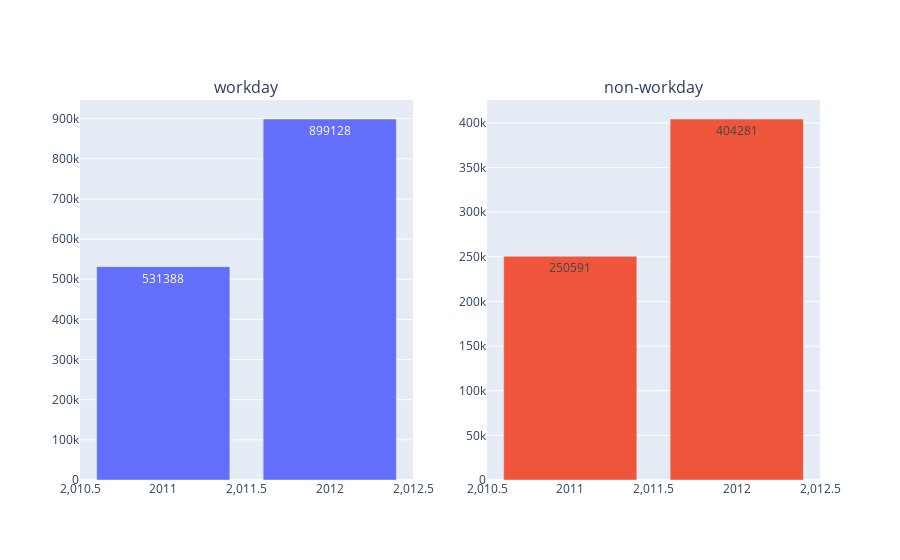

Source (notebook cell):
### Code cell
visualize('year')

### Figure 1 — Plotly figure (JSON) as saved in the notebook; plotly's stock layout.template omitted (floating-point values rounded to 4 significant figures)
{"data": [{"text": ["531388.0", "899128.0"], "textposition": "auto", "texttemplate": "%{text:.0f}", "type": "bar", "x": [2011, 2012], "xaxis": "x", "y": [531388, 899128], "yaxis": "y"}, {"text": ["250591.0", "404281.0"], "textposition": "auto", "texttemplate": "%{text:.0f}", "type": "bar", "x": [2011, 2012], "xaxis": "x2", "y": [250591, 404281], "yaxis": "y2"}], "layout": {"annotations": [{"font": {"size": 16}, "showarrow": false, "text": "workday", "x": 0.225, "xanchor": "center", "xref": "paper", "y": 1, "yanchor": "bottom", "yref": "paper"}, {"font": {"size": 16}, "showarrow": false, "text": "non-workday", "x": 0.775, "xanchor": "center", "xref": "paper", "y": 1, "yanchor": "bottom", "yref": "paper"}], "showlegend": false, "xaxis": {"anchor": "y", "domain": [0, 0.45]}, "xaxis2": {"anchor": "y2", "domain": [0.55, 1]}, "yaxis": {"anchor": "x", "domain": [0, 1]}, "yaxis2": {"anchor": "x2", "domain": [0, 1]}}}
